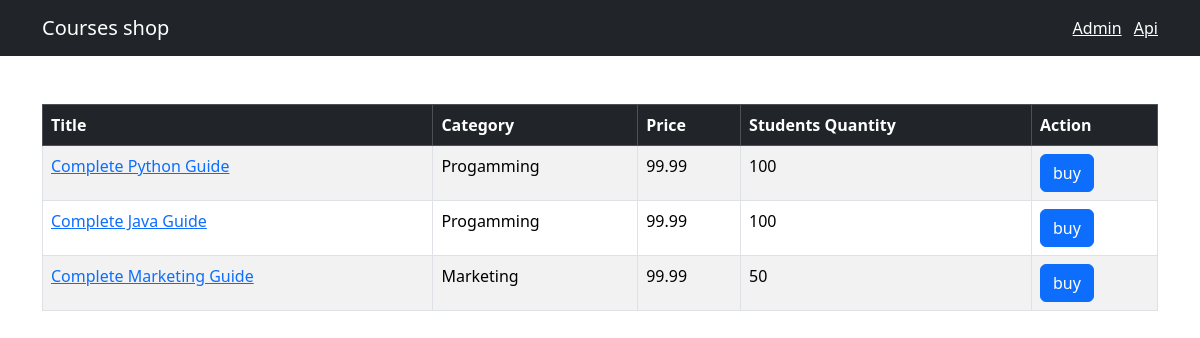
Before: / with the older database file.
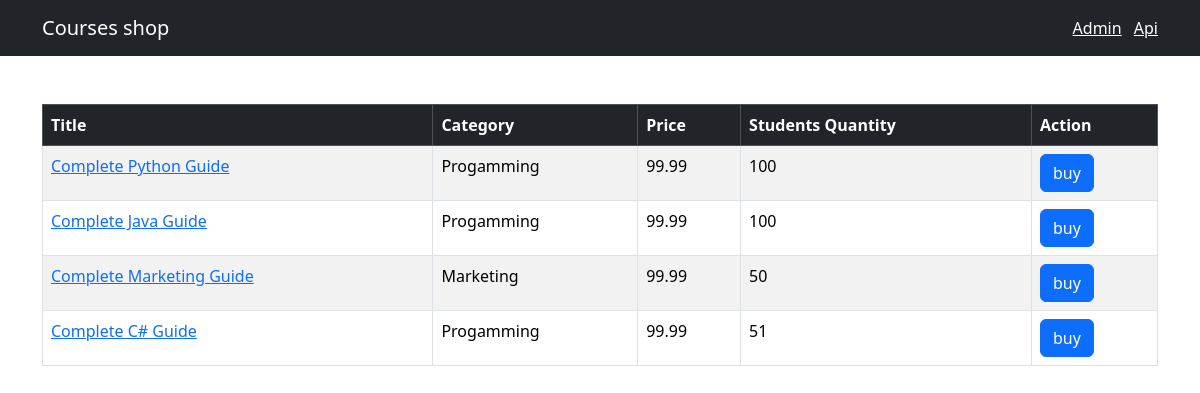
After: the same page with the newer database file.
### shop/models.py (models this page shows, shortened)
class Course(models.Model):
    title = models.CharField(max_length=300)
    price = models.FloatField()
    students_qty = models.IntegerField()
    reviews_qty = models.IntegerField()
    category = models.ForeignKey(Category, on_delete=models.CASCADE)
    created_at = models.DateTimeField(default=timezone.now)

class Category(models.Model):
    title = models.CharField(max_length=255)
    created_at = models.DateTimeField(default=timezone.now)

### shop/views.py (the view)
# urls.py: path('', views.index, name='index'),
def index(request):
    courses = Course.objects.all()
    return render(request, 'courses.html',
                  {
                      'courses': courses
                   })

### shop/templates/courses.html (shortened to what this page needs)
{% extends 'base.html'%}
{% block content %}
    <table class="table mt-5 table-bordered table-striped table-hover">
        <thead class="table-dark">
        <tr>
            <th>Title</th>
            <th>Category</th>
            <th>Price</th>
            <th>Students Quantity</th>
            <th>Action</th>
        </tr>
        </thead>
        <tbody>
        {% for course in courses %}
        <tr>
            <td><a href={% url "shop:single_course" course.id %}>{{course.title}}</a></td>
            <td>{{course.category.title}}</td>
            <td>{{course.price}}</td>
            <td>{{course.students_qty}}</td>
            <td><button onclick="alert({{course.pk}})" class="btn btn-primary">buy</button></td>
        </tr>
        {% endfor %}
        </tbody>
    </table>
{% endblock %}

### shop/templates/base.html (shortened to what this page needs)
<!DOCTYPE html>
<html lang="en">
<head>
    <link href="https://cdn.jsdelivr.net/npm/bootstrap@5.3.3/dist/css/bootstrap.min.css" rel="stylesheet"
>
</head>
<body>
<nav class="navbar navbar-dark bg-dark">
    <div class="container">
        <a href="" class="navbar-brand">Courses shop</a>
        <span class="navbar-text">
            <a href="/admin/" class="me-2" target="_blank">Admin</a>
            <a href="/api/v1/" target="_blank">Api</a>
        </span>
    </div>
</nav>
<main class="container">
    {% block content %}
    {% endblock %}
</main>
</body>
</html>

Changed rows visible on the page:
added Course: title "Complete C# Guide", category "Progamming", price "99.99", students_qty "51"
